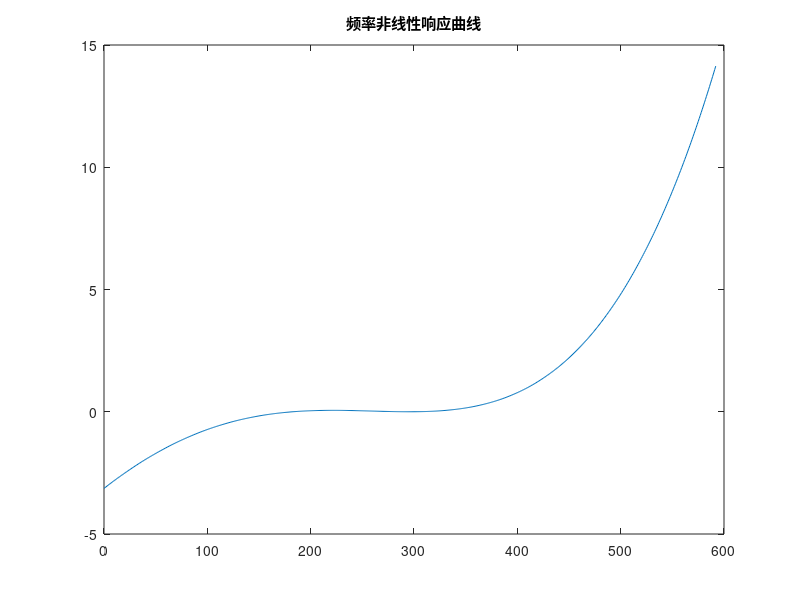
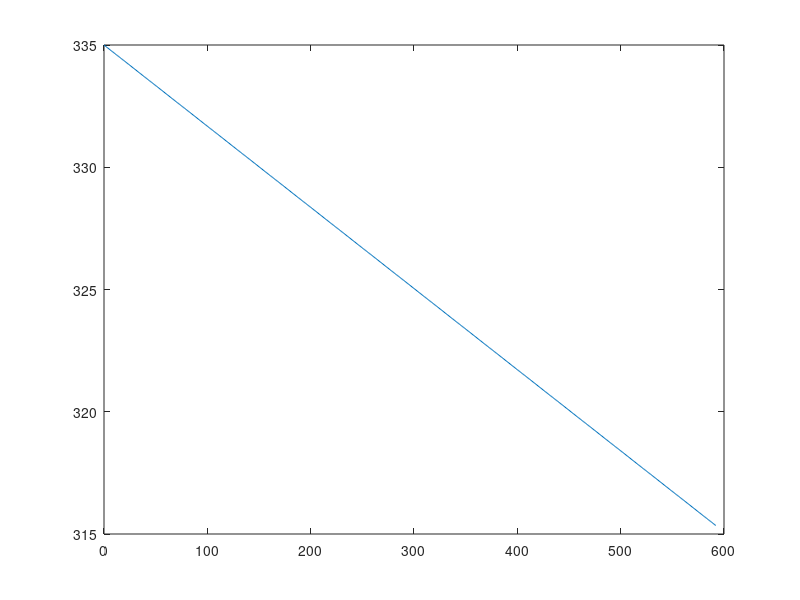
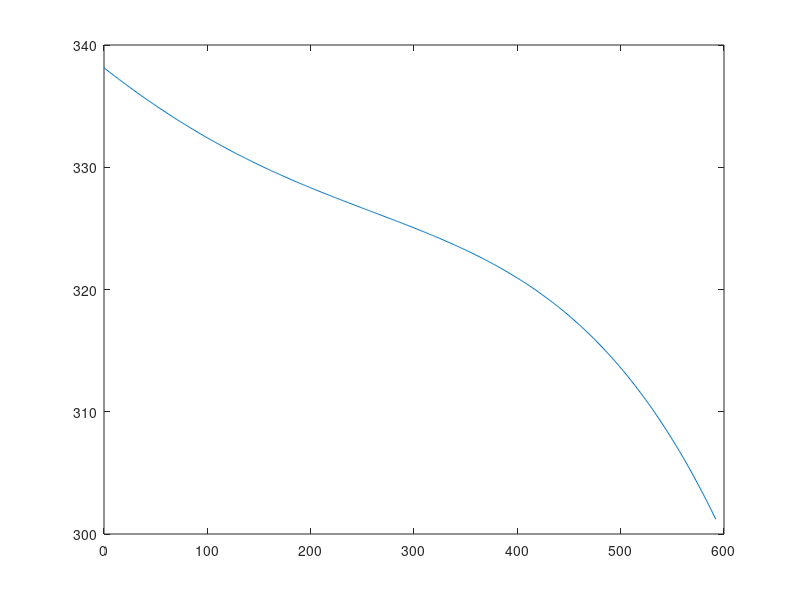
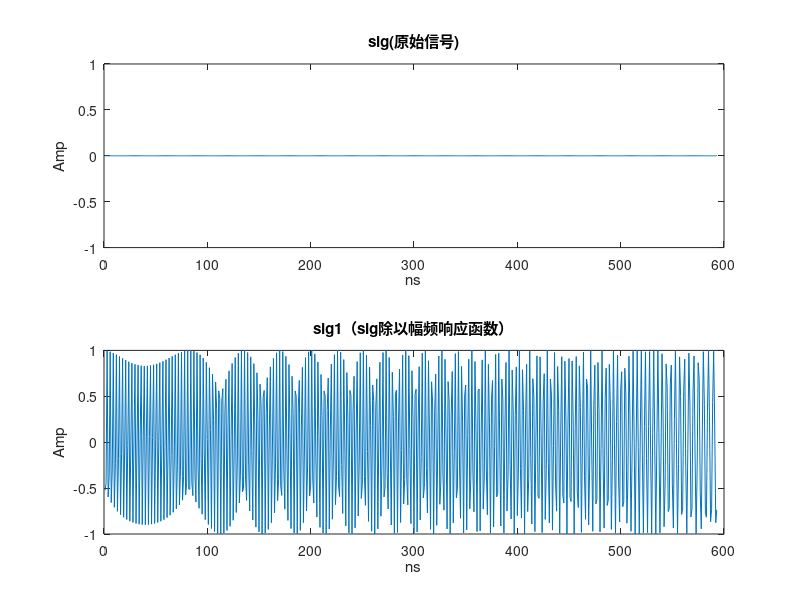

Recreate these plots in MATLAB, in order. (Note: this script raises an error after producing the figures.)
%% Prescan AOD 205-355MHz 3.1 us 线性递增的扫频信号
clear all
close all

L = 3.2; %开放功能
v = 5.742; Delta = -10; %
delay = 0;
fa = 345 + Delta; fb = 308 + Delta; %a高频，b低频；开放功能
T_chirp = L / v * 1000;
ramp = (fa - fb) / T_chirp; %MHz,ns   1/5.742=174;1.5/5.742=261
% Fs=1000;%Fs,M
Fs = 1064; %Fs,M；采样率

N = round(1000 * L / v * Fs / 1000 + 2 * delay);
t = (1:N)'; %ns
t1 = (1:delay)';
t2 = (delay + 1:N - delay)';
t3 = (N - delay + 1:N)';
% tso=t2-t2(1 );
% f=110+k/2*t;%递增Chirp
% f=263-k/2*t;
% Phi=fa*(t2-t2(1))-ramp/2*(t2-t2(1)).^2;%递减prescan-,递增prescan+

C = 0.001; %开放功能
D = 0.00001
% values = [ 0.0001 ];
% values_d = [0.000001];
values_e = [0.00000001];

for E = values_e
    Phi1 = ramp / 2 * C * (t2 - (length(t2) / 2)) .^ 2 + ramp / 2 * D * (t2 - (length(t2) / 2)) .^ 3 + ramp / 2 * E * (t2 - (length(t2) / 2)) .^ 4; %中间

    %     Phi1=ramp/2*C*(t2-length(t2)).^2+ramp/2*D*(t2-length(t2)).^3; %起始
    %     Phi1=ramp/2*C*(t2-t2(1)).^2+ramp/2*D*(t2-t2(1)).^3; %末尾

    Phi2 = fa - ramp / 2 * (t2 - t2(1));

    %     Phi3 = ramp/2*D*(t2-(length(t2)/2)).^3;

    Phi = Phi2 - Phi1;

    %功率调节....................................
    y0 = 1; %拟合参数1
    xc = 210.8; %拟合参数2
    A = 3.07; %拟合参数3
    a = 18.7; %拟合参数4
    b = 13.3; %拟合参数5
    c = 24.4; %拟合参数6
    % Amp=y0+A*((1+exp(-(f+34-xc+a/2)/b)).^(-1)).*(1-(1+exp(-(f+34-xc-a/2)/c)).^(-1));%Prescan AOD 拟合曲线
    Amp = 1;
    figure(1)
    plot((t2 - t2(1)), Phi1)
    title('频率非线性响应曲线')

    figure(2)
    plot((t2 - t2(1)), Phi2)

    figure(3)
    plot((t2 - t2(1)), Phi)

    %     figure(7)
    %     plot((t2-t2(1)),Phi3)

    %画原始信号.........................................
    Ts = 1 / Fs;

    % sig=cos(2*pi*f.*t/1000);
    sig = zeros(1, N);
    sig1 = sig;
    sig1(t2) = cos(2 * pi * Phi .* t2 / 1000) %.*Amp;
    Amp1 = t1 / length(t1);
    sig1(t1) = cos(2 * pi * (fa + Delta) * t1 / 1000) .* Amp1;
    Amp3 = t1(length(t1):-1:1) / length(t1);
    sig1(t3) = cos(2 * pi * (fb + Delta) * t3 / 1000) .* Amp3;

    % sig1(N-40:N)=0;%test
    figure(4)
    subplot(211)
    plot(t, sig);
    title('sig(原始信号)');
    xlabel('ns');
    ylabel('Amp');
    subplot(212)
    plot(t, sig1);
    title('sig1（sig除以幅频响应函数）');
    xlabel('ns');
    ylabel('Amp');
    % subplot(212)
    % plot(t,f);
    % title('f');
    % xlabel('ns');
    % ylabel('Frequency');

    %加窗信号
    Arr = ones(1, N);
    n = 15 + delay; %可调节参数
    Arr(1:n) = -sin((-2 * pi / (4 * n)) * (1:n)); %自定义函数：正弦函数
    Arr(N - n + 1:N) = -sin((-2 * pi / (4 * n)) * (n:-1:1));
    % Arr(1:n)=sin((pi/2*(0:n-1)/(n-1))).^2;%hann函数
    % Arr(N-n+1:N)=sin((pi/2*((n:-1:1)-1)/(n-1))).^2;
    sig2 = sig1; %.*Arr';
    % sig3=sig.*Arr';
    y = int16(32768 * sig2);
    figure(5)
    subplot(211)
    plot(t, sig2);
    title('sig2(sig1乘以窗函数)');
    xlabel('ns');
    ylabel('Amp');
    subplot(212)
    % Freq=Fs*(0:N-1)/N;
    Freq = linspace(-Fs / 2, Fs / 2, length(t2));
    p2 = fftshift(abs(fft(sig1(t2))));
    % p3=p2*(x.^2+x);
    % p2=abs(fft(sig2));%test
    plot(Freq, p2);
    title('p2(输出FFT信号)');
    xlabel('Frequency');
    ylabel('Amp');
    xlim([0 500])
    hold on
    %ylim([0 120]);

    y = int16(32768 * sig1);
    figure(6)
    subplot(211)
    plot(t, sig1);
    title('sig1(sig1乘以窗函数)');
    xlabel('ns');
    ylabel('Amp');
    subplot(212)

    plot(Freq, p2);
    title('p2(输出FFT信号)');
    xlabel('Frequency');
    ylabel('Amp');
    xlim([0 500])
    hold on

    y = int64(y);

    for i = 1:length(y)

        if y(i) < 0
            y(i) = y(i) + 2 ^ 32;
        end

    end

    % 转换为十六进制字符串，确保是4个十六进制数字
    strArray = dec2hex(y, 4);
    lastFourChars = strArray(:, end - 3:end);

    stringArray = string(lastFourChars);

    filename = sprintf('B3_CAOD_3.2mm_355_205_557ns_0delay_C%.6f_D%.9f_E%.12f.txt', C, D, E);
    % 打开文件用于写入
    fileID = fopen(filename, 'wt');

    % 检查文件是否成功打开
    if fileID == -1
        error('File cannot be opened');
    end

    % 循环遍历字符串数组的每个元素
    for i = 1:length(stringArray)

        if i == length(stringArray)
            fprintf(fileID, '%s', stringArray(i));
        else
            fprintf(fileID, '%s\n', stringArray(i));
        end

    end

    % 关闭文件
    fclose(fileID);

    % clear
    %
    %
    % % writematrix(stringArray, FileName);
    % % % dlmwrite(FileName,array,'\n');%将矩阵M导出到FileName文件中，分隔符为制表符，有效数位为6位。
    % % type(FileName);
    %
    % FileName='B3_CAOD_3.2mm_355_205_557ns_0delay_0C.txt';
    % dlmwrite(FileName,y,'delimiter' , '\n' , 'precision', 6)%将矩阵M导出到FileName文件中，分隔符为制表符，有效数位为6位。
    % type(FileName)
end
